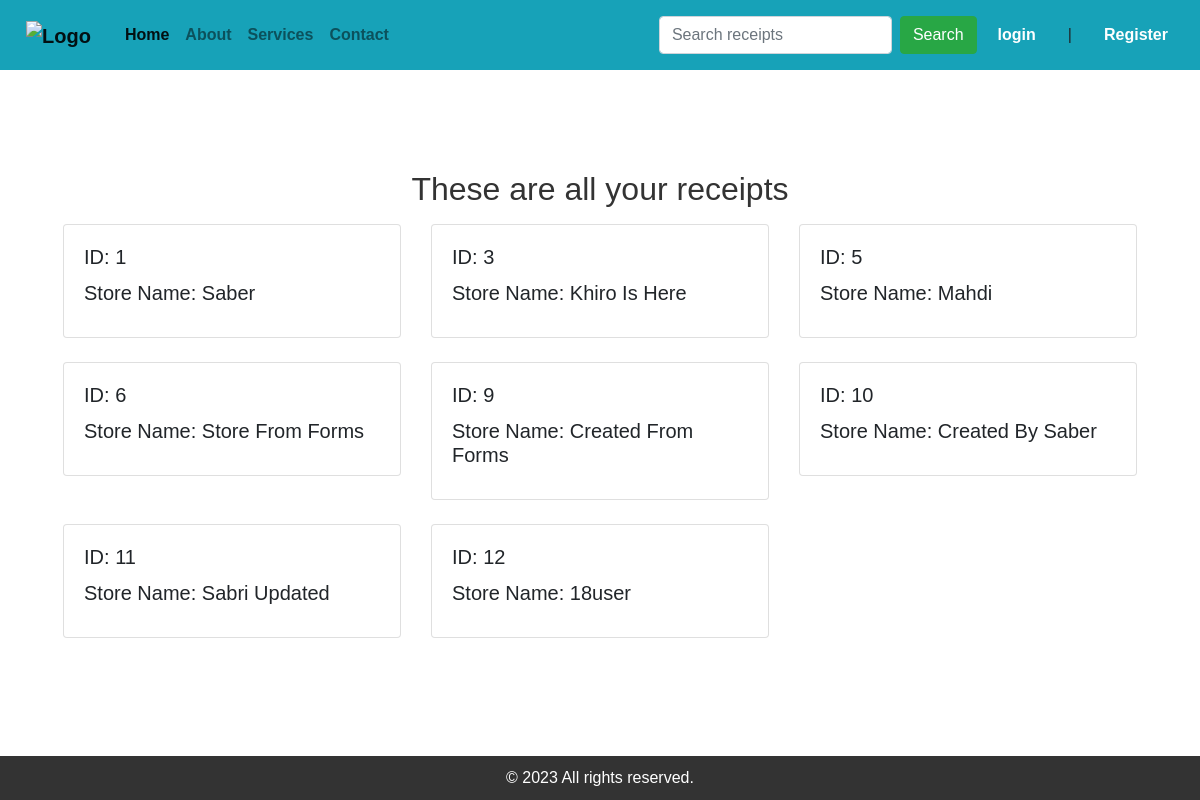
The app's page /, older data.
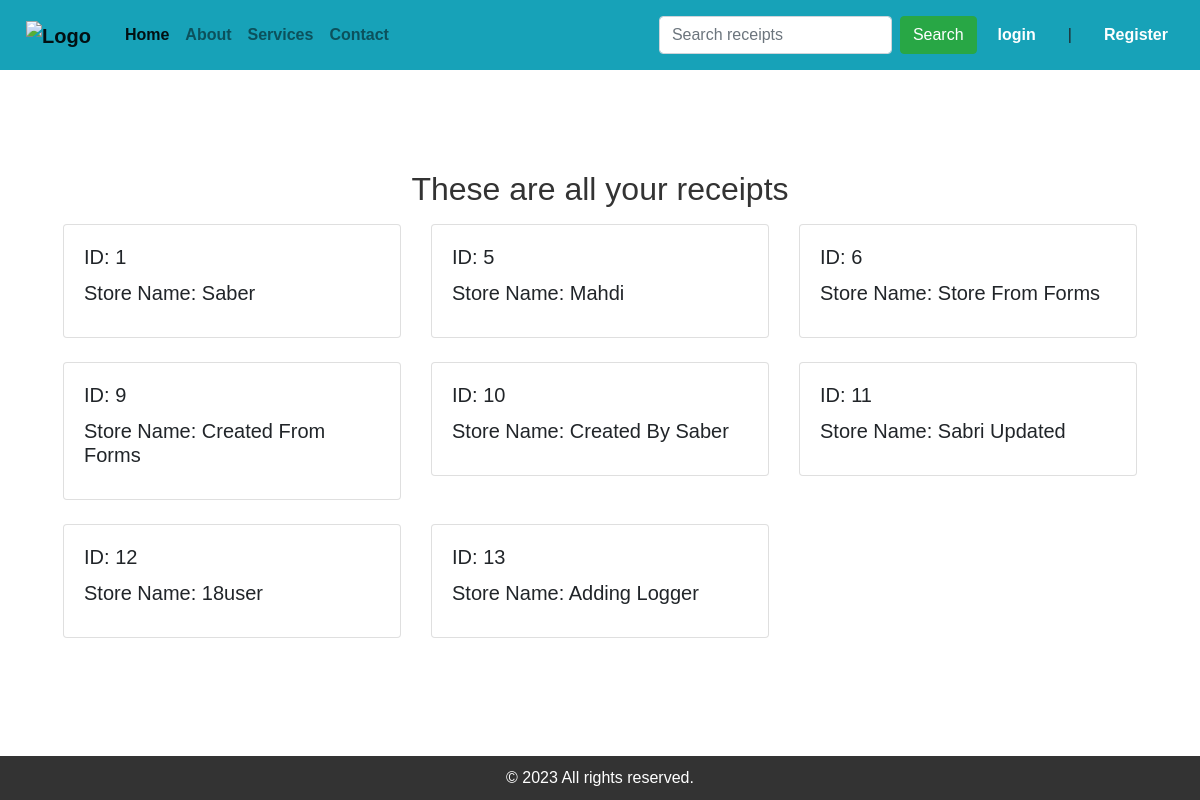
The same page, newer data.
### trackApp/models.py (models this page shows, shortened)
class Recipe(models.Model):
    options = (
        ('Ordered', 'Ordered'),
        ('Shipped', 'Shipped'),
        ('Out of Delivery', 'Out'),
        ('Arriving', 'Arriving'),
        ('Delivered', 'Delivered')
    )
    user = models.ForeignKey(User, on_delete=models.CASCADE)
    store_name = models.CharField(max_length=255)
    date_of_purchase = models.DateField()
    item = models.CharField(max_length=255)
    price = models.DecimalField(max_digits=10, decimal_places=2)
    quantity = models.IntegerField()
    status = models.CharField(max_length=30, choices=options, default='Ordered')

### trackApp/views.py (the view)
# urls.py: path('', views.ListItems.as_view(), name='index'),
class ListItems(ListView):
    model = Recipe
    template_name = 'trackApp/index.html'
    ordering = '-date_of_purchase'
    def get_context_data(self, *args, object_list=None, **kwargs):
        all_recipes = Recipe.objects.all()
        context = super(ListItems, self).get_context_data(*args, **kwargs)
        context['all_recipes'] = all_recipes
        logger.info("Viewing all the data with List view Class Based View")
        return context

### templates/trackApp/index.html (shortened to what this page needs)
{% extends 'trackApp/base.html' %}
{% block content %}
    <h2 class="text-center my-3">These are all your receipts</h2>
    <div class='row card-group mb-5 mx-5'>
        {% for recipe in all_recipes %}
            <div class="col-4">
                <div class="card mb-4">
                    <div class="card-body">
                        <h5 class="card-title">
                            ID: {{ recipe.id|upper }}
                        </h5>
                        {% if user.is_authenticated %}
                            <a href="{% url 'details' recipe.pk %}">
                                <h5 class="card-title">Store Name: {{ recipe.store_name|title }}</h5>
                            </a>
                            <p class="card-text">Total Amount: {{ recipe.calculate_total_amount }}DA</p>
                            <div class="float-right">
                                <p class="card-text">{{ recipe.date_of_purchase }}</p>
                                <p class="card-text float-right">Created By: {{ recipe.user.username }}</p>
                            </div>
                            <a href="{% url 'details' recipe.id %}" class="btn btn-primary">Check Details</a>
                            {% if user.is_authenticated %}
                                {% if user.id == recipe.user.id %}
                                    <a href="{% url 'update_receipt' recipe.pk %}" class="btn btn-success">
                                        <i class="bi bi-pencil-square"></i></a>
                                    <a href="{% url 'delete_item' pk=recipe.id %}" class="btn btn-danger">
                                        <i class="bi bi-trash-fill"></i></a>
                                {% endif %}
                            {% endif %}
                        {% else %}
                            <h5 class="card-title">Store Name: {{ recipe.store_name|title }}</h5>
                        {% endif %}
                    </div>
                </div>
            </div>
        {% endfor %}
    </div>
{% endblock %}

Row changes from the older to the newer data that the page shows:
removed Recipe: id "3", store_name "Khiro Is Here"
added Recipe: id "13", store_name "Adding Logger"
